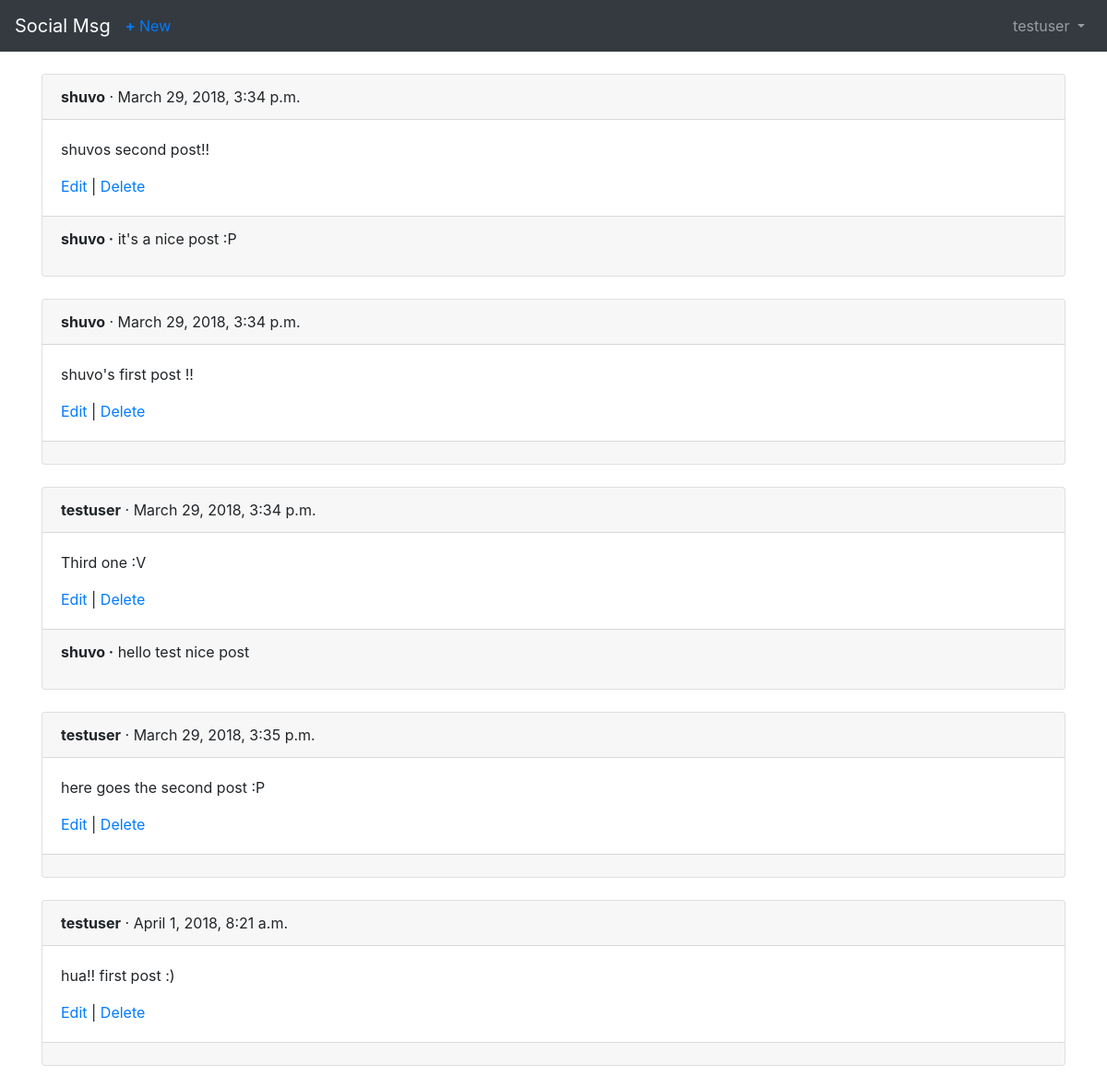
The app's page /posts/ (signed in) with its own data.
### users/models.py (models this page shows)
class CustomUser(AbstractUser):
    objects = CustomUserManager()

### posts/models.py (models this page shows, shortened)
class Post(models.Model):
    message = models.CharField(max_length=280)
    date = models.DateTimeField(auto_now_add=True)
    author = models.ForeignKey(
        settings.AUTH_USER_MODEL,
        on_delete=models.CASCADE,
    )

class Comment(models.Model):
    comment = models.CharField(max_length=150)
    post = models.ForeignKey(Post, on_delete=models.CASCADE)
    author = models.ForeignKey(
        settings.AUTH_USER_MODEL,
        on_delete = models.CASCADE,
    )
    def __str__(self):
        return self.comment

### posts/views.py (the view)
# urls.py: path('', views.PostListView.as_view(), name='post_list'),
class PostListView(LoginRequiredMixin,ListView):
    model = models.Post
    template_name = 'post_list.html'
    login_url = 'login'

### templates/post_list.html
{% extends 'base.html' %} {% block title %}Posts{% endblock %} {% block content %} {% for post in object_list %}
<div class="card">
    <div class="card-header">
        <span class="font-weight-bold">{{ post.author }}</span> &middot; <span c\ lass="text-muted">{{ post.date }}</span>
    </div>
    <div class="card-body">
        <p>{{ post.message }}</p>
        <a href="{% url 'post_edit' post.pk %}">Edit</a> | <a href="{% url 'post\
_delete' post.pk %}">Delete</a>
    </div>
    <div class="card-footer">
        {% for comment in post.comment_set.all %}
        <p>
            <span class="font-weight-bold">{{ comment.author }} &middot;</span> {{ comment }}
        </p>
        {% endfor %}
    </div>
</div>
<br /> {% endfor %} {% endblock content %}

### templates/base.html (shortened to what this page needs)
<!doctype html>
<html lang="en">
<head>
    <link rel="stylesheet" href="https://maxcdn.bootstrapcdn.com/bootstrap/4.0.0/css/bootstrap.min.css">
</head>
<body>
    <nav class="navbar navbar-expand-md navbar-dark bg-dark mb-4">
        <a class="navbar-brand" href="{% url 'home' %}">Social Msg</a> {%if user.is_authenticated %}
        <ul class="navbar-nav mr-auto">
            <li class="nav-item">
                <a href="{%url 'post_new'%}"><b>+</b> New</a>
            </li>
        </ul>
        {% endif %}
        <div class="collapse navbar-collapse" id="navbarCollapse">
            {% if user.is_authenticated %}
            <ul class="navbar-nav ml-auto">
                <li class="nav-item">
                    <a class="nav-link dropdown-toggle" href="#" id="userMenu" data-toggle="dropdown">
    {{ user.username }}
    </a>
                </li>
            </ul>
            {% else %}
            <form class="form-inline ml-auto">
                <a href="{% url 'login' %}" class="btn btn-outline-secondary">Log in</a>
                <a href="{% url 'signup' %}" class="btn btn-primary ml-2">Sign up</a>
            </form>
            {% endif %}
        </div>
    </nav>
    <div class="container">
        {% block content %} {% endblock %}
    </div>
</body>
</html>

### records on screen
CustomUser: username "testuser"
Post: author "shuvo", date "March 29, 2018, 3:34 p.m.", message "shuvos second post!!"
Comment: author "shuvo", comment "it's a nice post :P"
Post: author "shuvo", date "March 29, 2018, 3:34 p.m.", message "shuvo's first post !!"
Post: author "testuser", date "March 29, 2018, 3:34 p.m.", message "Third one :V"
Comment: author "shuvo", comment "hello test nice post"
Post: author "testuser", date "March 29, 2018, 3:35 p.m.", message "here goes the second post :P"
Post: author "testuser", date "April 1, 2018, 8:21 a.m.", message "hua!! first post :)"
